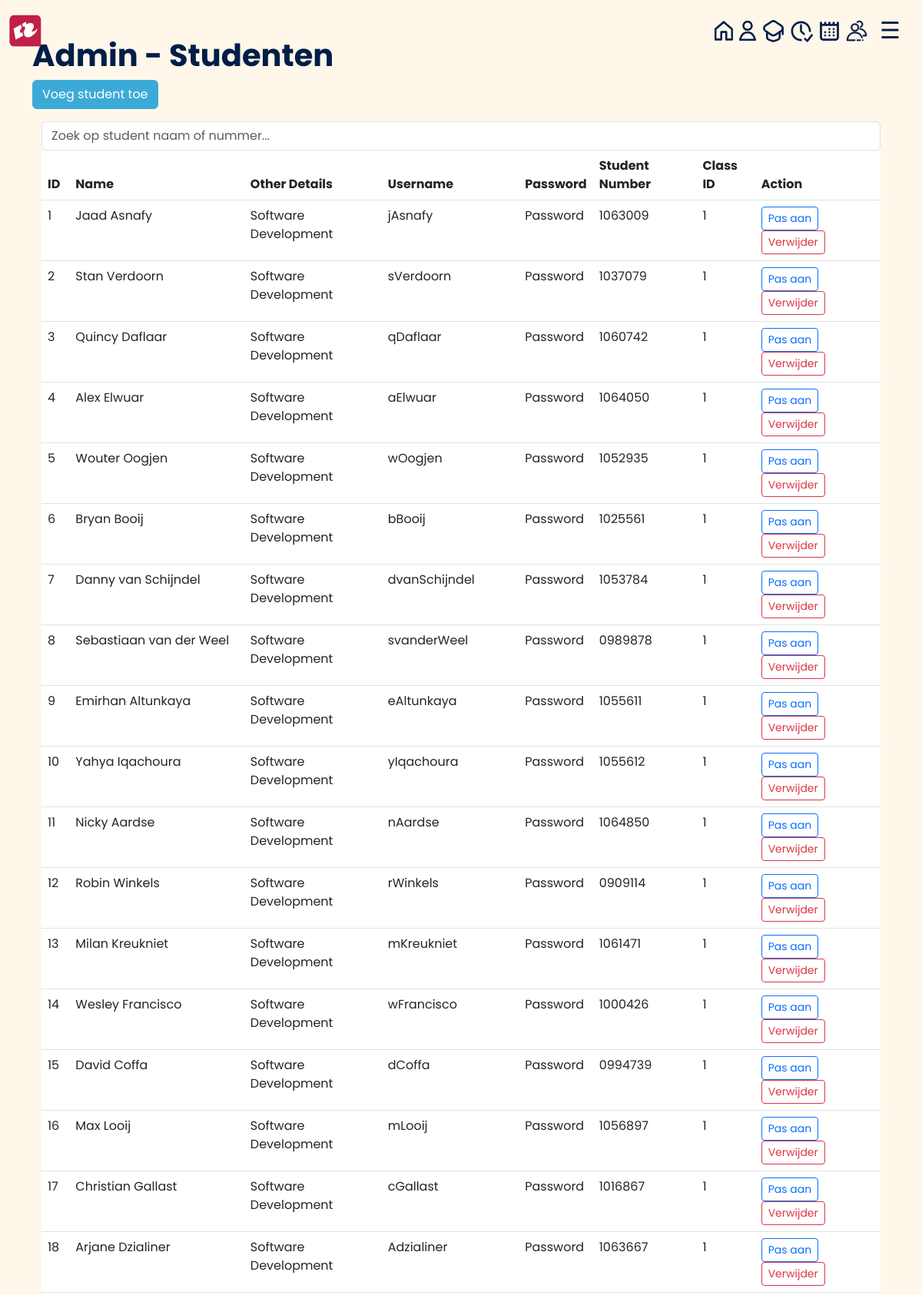
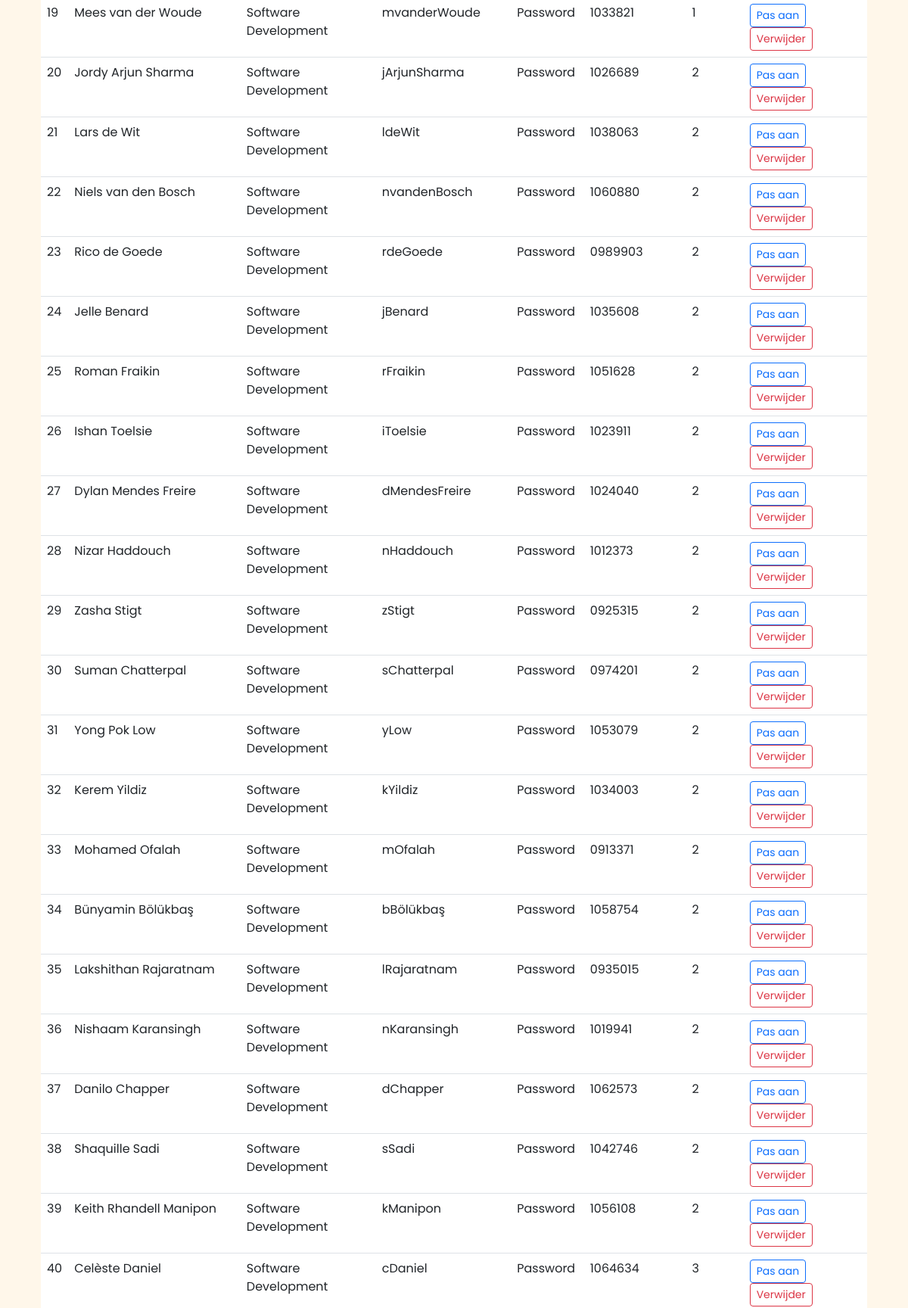
The app's page /admin/students (signed in, upper part) with its own data (2 pictures, top to bottom).
### tables this page shows
CREATE TABLE Students
                  (student_id INTEGER PRIMARY KEY,
                   student_name TEXT,
                   other_details TEXT, Username TEXT, Password TEXT, Studentnumber TEXT, class_id INTEGER REFERENCES Class(id));

### lib/admin_routes.py (the view)
@admin.route('/admin/students', methods=['GET'])
def admin_students():
    if 'admin_logged_in' in session:
        c.execute("SELECT * FROM Students")
        students = c.fetchall()
        return render_template('admin/admin_students.html', students=students)
    else:
        return redirect(url_for('index'))

### templates/admin/admin_students.html (shortened to what this page needs)
{% extends "base5.html" %}
{% block content %}
<head>
    <link href="https://cdn.jsdelivr.net/npm/bootstrap@5.3.0-alpha1/dist/css/bootstrap.min.css" rel="stylesheet">
    <link rel="stylesheet" href="{{ url_for('static', filename='/admin_dashboard.css') }}">
</head>
<body>
    <h1 class="fw-bold">Admin - Studenten</h1>
    <a href="/admin/students/add" class="btn btn-primary mb-3">Voeg student toe</a>
    <div class="container">
        <input type="text" id="search-input" class="form-control" placeholder="Zoek op student naam of nummer...">
        <table class="table table-hover "id="student-table">
        <thead>
            <tr>
                <th>ID</th>
                <th>Name</th>
                <th>Other Details</th>
                <th>Username</th>
                <th>Password</th>
                <th>Student Number</th>
                <th>Class ID</th>
                <th>Action</th>
            </tr>
        </thead>
        <tbody>
            {% for student in students %}
            <tr>
                <td>{{ student[0] }}</td>
                <td>{{ student[1] }}</td>
                <td>{{ student[2] }}</td>
                <td>{{ student[3] }}</td>
                <td>{{ student[4] }}</td>
                <td>{{ student[5] }}</td>
                <td>{{ student[6] }}</td>
                <td>
                    <a href="/admin/students/update/{{ student[0] }}" class="btn btn-outline-primary btn-sm me-2">Pas aan</a>
                    <form action="/admin/students/delete" method="post" class="d-inline">
                        <button type="submit" class="btn btn-outline-danger btn-sm">Verwijder</button>
                    </form>
                </td>
            </tr>
            {% endfor %}
        </tbody>
    </table>
</div>
</body>
{% endblock %}

### static/admin_dashboard.css (style rules this page uses)
* { -webkit-font-smoothing: antialiased; }
html { font-family: "Poppins", sans-serif; }
body { background-color: #fff7ea; font-family: "Poppins", sans-serif; color: #001e48; transition: background-color .5s; }
.btn-primary { background-color: #3caad7; border-color: #3caad7; }

### records on screen
Students: student_id "1", student_name "Jaad Asnafy", other_details "Software Development", Username "jAsnafy", Password "Password", Studentnumber "1063009", class "1"
Students: student_id "2", student_name "Stan Verdoorn", other_details "Software Development", Username "sVerdoorn", Password "Password", Studentnumber "1037079", class "1"
Students: student_id "3", student_name "Quincy Daflaar", other_details "Software Development", Username "qDaflaar", Password "Password", Studentnumber "1060742", class "1"
Students: student_id "4", student_name "Alex Elwuar", other_details "Software Development", Username "aElwuar", Password "Password", Studentnumber "1064050", class "1"
Students: student_id "5", student_name "Wouter Oogjen", other_details "Software Development", Username "wOogjen", Password "Password", Studentnumber "1052935", class "1"
Students: student_id "6", student_name "Bryan Booij", other_details "Software Development", Username "bBooij", Password "Password", Studentnumber "1025561", class "1"
Students: student_id "7", student_name "Danny van Schijndel", other_details "Software Development", Username "dvanSchijndel", Password "Password", Studentnumber "1053784", class "1"
Students: student_id "8", student_name "Sebastiaan van der Weel", other_details "Software Development", Username "svanderWeel", Password "Password", Studentnumber "0989878", class "1"
Students: student_id "9", student_name "Emirhan Altunkaya", other_details "Software Development", Username "eAltunkaya", Password "Password", Studentnumber "1055611", class "1"
Students: student_id "10", student_name "Yahya Iqachoura", other_details "Software Development", Username "yIqachoura", Password "Password", Studentnumber "1055612", class "1"
Students: student_id "11", student_name "Nicky Aardse", other_details "Software Development", Username "nAardse", Password "Password", Studentnumber "1064850", class "1"
Students: student_id "12", student_name "Robin Winkels", other_details "Software Development", Username "rWinkels", Password "Password", Studentnumber "0909114", class "1"
Students: student_id "13", student_name "Milan Kreukniet", other_details "Software Development", Username "mKreukniet", Password "Password", Studentnumber "1061471", class "1"
Students: student_id "14", student_name "Wesley Francisco", other_details "Software Development", Username "wFrancisco", Password "Password", Studentnumber "1000426", class "1"
Students: student_id "15", student_name "David Coffa", other_details "Software Development", Username "dCoffa", Password "Password", Studentnumber "0994739", class "1"
Students: student_id "16", student_name "Max Looij", other_details "Software Development", Username "mLooij", Password "Password", Studentnumber "1056897", class "1"
Students: student_id "17", student_name "Christian Gallast", other_details "Software Development", Username "cGallast", Password "Password", Studentnumber "1016867", class "1"
Students: student_id "18", student_name "Arjane Dzialiner", other_details "Software Development", Username "Adzialiner", Password "Password", Studentnumber "1063667", class "1"
Students: student_id "19", student_name "Mees van der Woude", other_details "Software Development", Username "mvanderWoude", Password "Password", Studentnumber "1033821", class "1"
Students: student_id "20", student_name "Jordy Arjun Sharma", other_details "Software Development", Username "jArjunSharma", Password "Password", Studentnumber "1026689", class "2"
Students: student_id "21", student_name "Lars de Wit", other_details "Software Development", Username "ldeWit", Password "Password", Studentnumber "1038063", class "2"
Students: student_id "22", student_name "Niels van den Bosch", other_details "Software Development", Username "nvandenBosch", Password "Password", Studentnumber "1060880", class "2"
Students: student_id "23", student_name "Rico de Goede", other_details "Software Development", Username "rdeGoede", Password "Password", Studentnumber "0989903", class "2"
Students: student_id "24", student_name "Jelle Benard", other_details "Software Development", Username "jBenard", Password "Password", Studentnumber "1035608", class "2"
Students: student_id "25", student_name "Roman Fraikin", other_details "Software Development", Username "rFraikin", Password "Password", Studentnumber "1051628", class "2"
Students: student_id "26", student_name "Ishan Toelsie", other_details "Software Development", Username "iToelsie", Password "Password", Studentnumber "1023911", class "2"
Students: student_id "27", student_name "Dylan Mendes Freire", other_details "Software Development", Username "dMendesFreire", Password "Password", Studentnumber "1024040", class "2"
Students: student_id "28", student_name "Nizar Haddouch", other_details "Software Development", Username "nHaddouch", Password "Password", Studentnumber "1012373", class "2"
Students: student_id "29", student_name "Zasha Stigt", other_details "Software Development", Username "zStigt", Password "Password", Studentnumber "0925315", class "2"
Students: student_id "30", student_name "Suman Chatterpal", other_details "Software Development", Username "sChatterpal", Password "Password", Studentnumber "0974201", class "2"
Students: student_id "31", student_name "Yong Pok Low", other_details "Software Development", Username "yLow", Password "Password", Studentnumber "1053079", class "2"
Students: student_id "32", student_name "Kerem Yildiz", other_details "Software Development", Username "kYildiz", Password "Password", Studentnumber "1034003", class "2"
Students: student_id "33", student_name "Mohamed Ofalah", other_details "Software Development", Username "mOfalah", Password "Password", Studentnumber "0913371", class "2"
Students: student_id "34", student_name "Bünyamin Bölükbaş", other_details "Software Development", Username "bBölükbaş", Password "Password", Studentnumber "1058754", class "2"
Students: student_id "35", student_name "Lakshithan Rajaratnam", other_details "Software Development", Username "lRajaratnam", Password "Password", Studentnumber "0935015", class "2"
Students: student_id "36", student_name "Nishaam Karansingh", other_details "Software Development", Username "nKaransingh", Password "Password", Studentnumber "1019941", class "2"
Students: student_id "37", student_name "Danilo Chapper", other_details "Software Development", Username "dChapper", Password "Password", Studentnumber "1062573", class "2"
Students: student_id "38", student_name "Shaquille Sadi", other_details "Software Development", Username "sSadi", Password "Password", Studentnumber "1042746", class "2"
Students: student_id "39", student_name "Keith Rhandell Manipon", other_details "Software Development", Username "kManipon", Password "Password", Studentnumber "1056108", class "2"
Students: student_id "40", student_name "Celèste Daniel", other_details "Software Development", Username "cDaniel", Password "Password", Studentnumber "1064634", class "3"
